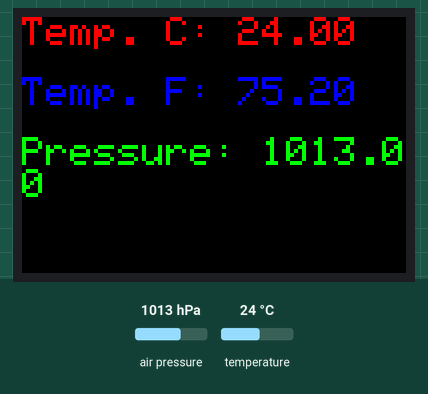
The sketch below on a simulated Arduino Uno, built with avr-gcc and run on an emulated ATmega328P. Parts: 96×64 colour display. The test bench sets the inputs (shaded band); at power-on: air pressure 1013 hPa, temperature 24 °C. What the sketch prints to the serial monitor is not drawn.

Above: at 1.3 s.
1.4 s: air pressure set to 952 hPa
At 3.4 s:
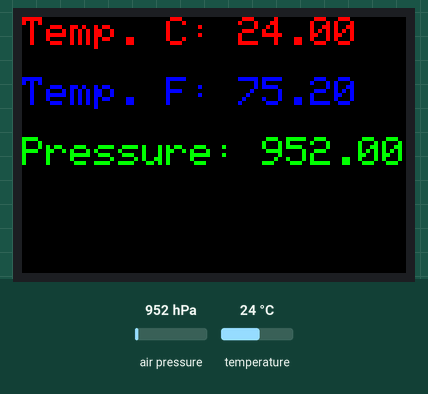
4.1 s: temperature set to 12 °C
At 5.6 s:
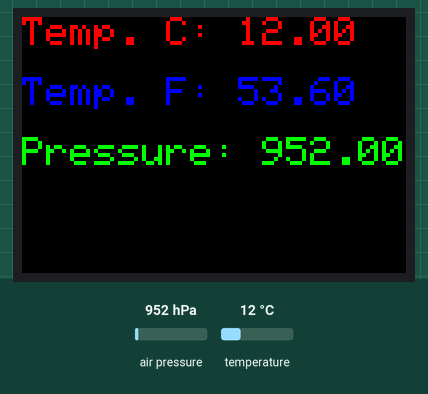
6.8 s: air pressure set to 975 hPa
At 8.8 s:
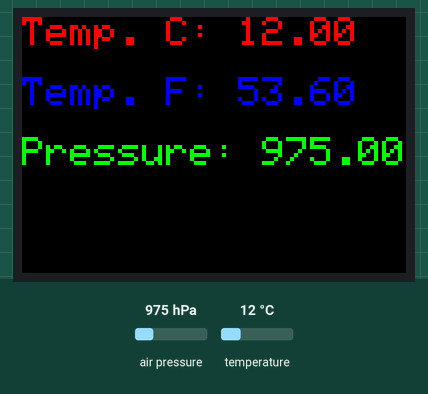
9.7 s: temperature set to 19 °C
At 11.0 s:
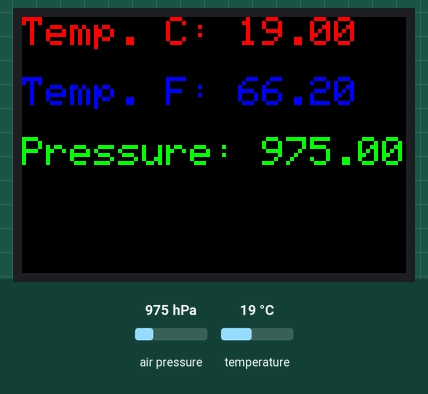
Timing chart, 0 to 12.7 s (numbered marks = the images above; inputs shaded):
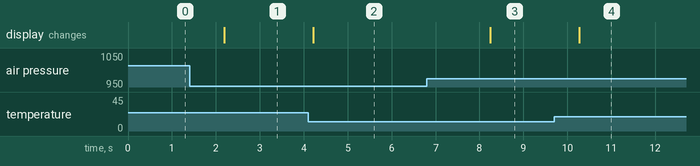

Measured:
- after the input at 1.4 s, the display: changes after 0.79 s (image 1)
- after the input at 4.1 s, the display: changes after 0.11 s (image 2)
- after the input at 6.8 s, the display: changes after 1.4 s (image 3)
- after the input at 9.7 s, the display: changes after 0.56 s (image 4)

The sketch:

BMP280-OLED.ino
```cpp
// BMP-280 to OLED
// 6-22-2021 by Bob Davis
// Uses Adafruit Libraries

#include <Adafruit_GFX.h>
#include <Adafruit_SSD1331.h>
#include <Adafruit_BMP280.h>
#include <SPI.h>
#include <Wire.h>

// You can use any (4 or) 5 pins
// This pin arrangement makes possible the use of a header extender
#define sclk 13
#define mosi 11
#define rst  10
#define dc   9
#define cs   8

// Color definitions
#define BLACK           0x0000
#define BLUE            0x001F
#define RED             0xF800
#define GREEN           0x07E0
#define CYAN            0x07FF
#define MAGENTA         0xF81F
#define YELLOW          0xFFE0
#define WHITE           0xFFFF

// Initialize Sensors, OLED.
Adafruit_SSD1331 display = Adafruit_SSD1331(&SPI, cs, dc, rst);
Adafruit_BMP280 bmp; // use I2C interface
Adafruit_Sensor *bmp_temp = bmp.getTemperatureSensor();
Adafruit_Sensor *bmp_pressure = bmp.getPressureSensor();

void setup() {
  Serial.begin(9600);
  Serial.println(F("BMP280 test!"));
  display.begin();
  display.fillScreen(BLACK);
  if (!bmp.begin()) {
   Serial.println(F("Could not find a valid BMP280 sensor"));
//  while (1) delay(10);
  }
    /* Default settings from datasheet. */
  bmp.setSampling(Adafruit_BMP280::MODE_NORMAL,     /* Operating Mode. */
                  Adafruit_BMP280::SAMPLING_X2,     /* Temp. oversampling */
                  Adafruit_BMP280::SAMPLING_X16,    /* Pressure oversampling */
                  Adafruit_BMP280::FILTER_X16,      /* Filtering. */
                  Adafruit_BMP280::STANDBY_MS_500); /* Standby time. */
  bmp_temp->printSensorDetails();
}

void loop() {
  sensors_event_t temp_event, pressure_event;
  bmp_temp->getEvent(&temp_event);
  bmp_pressure->getEvent(&pressure_event);

  // For serial monitor:
  Serial.print(F("Temperature = "));
  Serial.print(temp_event.temperature);
  Serial.println(" *C");

  Serial.print(F("Pressure = "));
  Serial.print(pressure_event.pressure);
  Serial.println(" hPa");
  Serial.println();

  display.fillScreen(BLACK);
  display.setTextColor(RED);
  display.setCursor(0,0);
  display.print("Temp. C: ");
  display.print(temp_event.temperature);
  display.setTextColor(BLUE);
  display.setCursor(0,15);
  display.print("Temp. F: ");
  display.print((temp_event.temperature*9/5)+32);
  display.setTextColor(GREEN);
  display.setCursor(0,30);
  display.print("Pressure: ");
  display.print(pressure_event.pressure);

  delay(2000);
}
```
